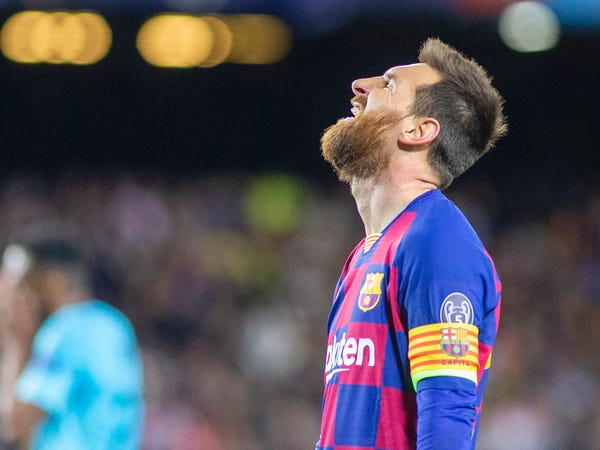
#> input picture messi.jpg, 600 x 450 px
$ jupyter execute 'negative img(lab2).ipynb'
#> lines starting #> are read from the running program, lines starting #| are printed output that depends on the picture; after the words box and inside, x2 and y2 are one past the last pixel; in counts of white or black regions, pixels touching at a corner belong together
[cell 1]
#negative and thresholding of  an image
import cv2 as cv
import numpy as np
from matplotlib import pyplot as plt

#Using 0 to read image in grayscale mode
img = cv.imread("messi.jpg",0)
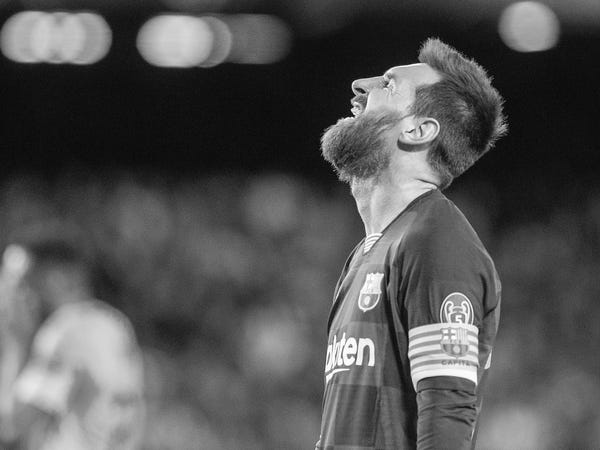
#> img: shape (450, 600); min 0, max 255, mean 83.6

#The function cv.threshold is used to apply the thresholding.
#The 1st arg is the source image, which should be a grayscale image.
#The 2nd arg is the threshold value which is used to classify the pixel values.
#The 3rd arg is the maximum value which is assigned to pixel values exceeding the threshold.
#THRESH_BINARY  for setting the dest. pixel to maxValue if corres. src pix > threshold pix,
#else  to zero
#THRESH_BINARY_INV  is just the opposite of binary thresholding.
ret,thresh1=cv.threshold(img,127,255,cv.THRESH_BINARY)
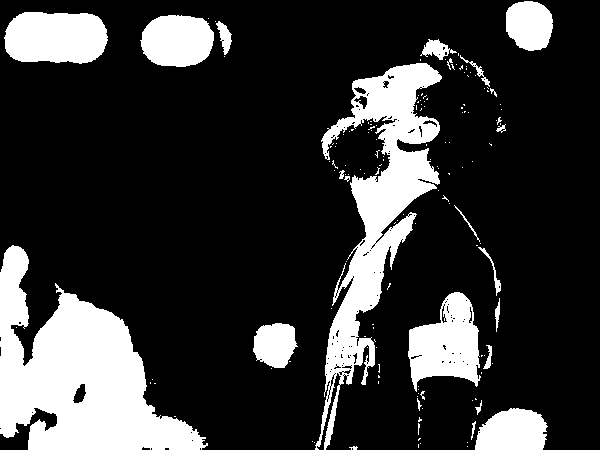
#> thresh1: shape (450, 600); 21% white; 150 white regions (125 under 20 px), largest, box (x1, y1, x2, y2) and area: (0, 245, 208, 450) 21270, (315, 63, 442, 450) 15397, (4, 12, 108, 64) 4604
ret,thresh2=cv.threshold(img,127,255,cv.THRESH_BINARY_INV)

titles=["Original Image","Threshold Image","Negative Image"]
images=[img,thresh1,thresh2]

for i in range(3):
    plt.subplot(1,3,i+1),plt.imshow(images[i],"gray")
    plt.title(titles[i])
    plt.xticks([]),plt.yticks([])
plt.show()
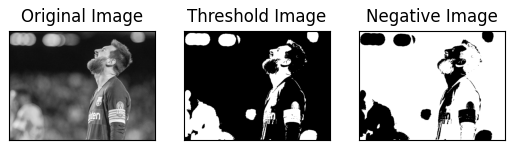
#> figure drawn by matplotlib, 3 panels

[cell 2]
import  cv2
import numpy as np
from matplotlib import pyplot as plt
img_1=cv2.imread('messi.jpg',0)
gamma=2
img_2=np.power(img_1,gamma)
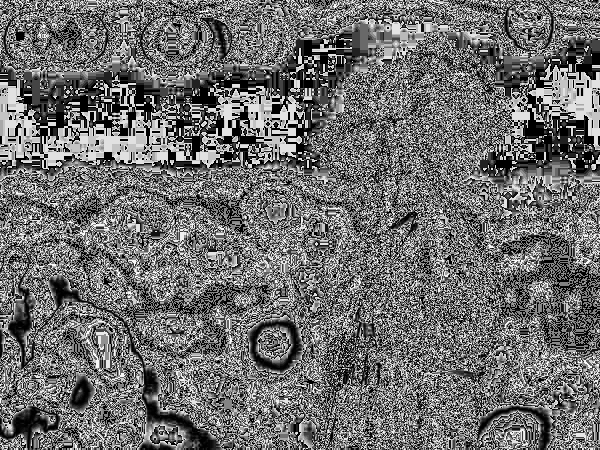
#> img_2: shape (450, 600); min 0, max 249, mean 110.5
gamma=3
img_3=np.power(img_1,gamma)
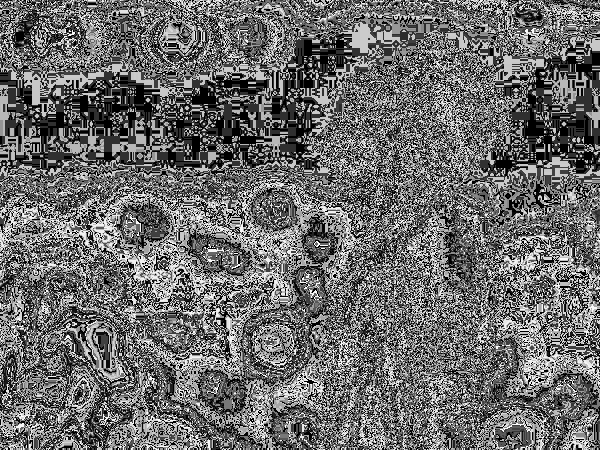
#> img_3: shape (450, 600); min 0, max 255, mean 107.8
gamma= 4
img_4 = np.power(img_1,gamma)
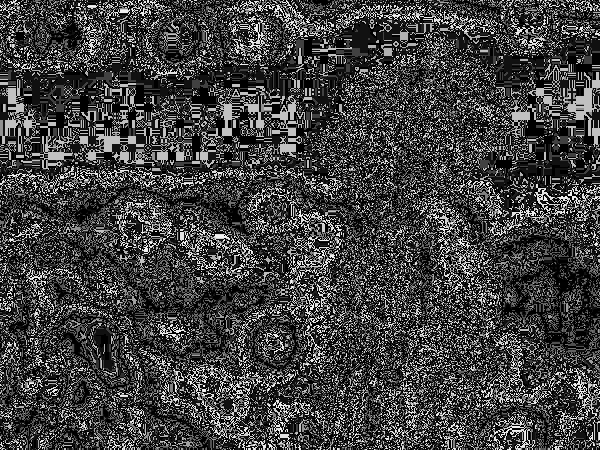
#> img_4: shape (450, 600); min 0, max 241, mean 65.4
cv2.imshow('input image',img_1)
cv2.imshow('gamma2',img_2)
cv2.imshow('gamma 3',img_3)
cv2.imshow('gamma 4',img_4)
cv2.waitKey(100000000)
cv2.destroyAllWindows()

[cell 3]
#import required libraries of opencv
import cv2

#import library for plotting
from matplotlib import pyplot as plt

img = cv2.imread('messi.jpg',0)
img1=cv2.imread('1.jpg',0)
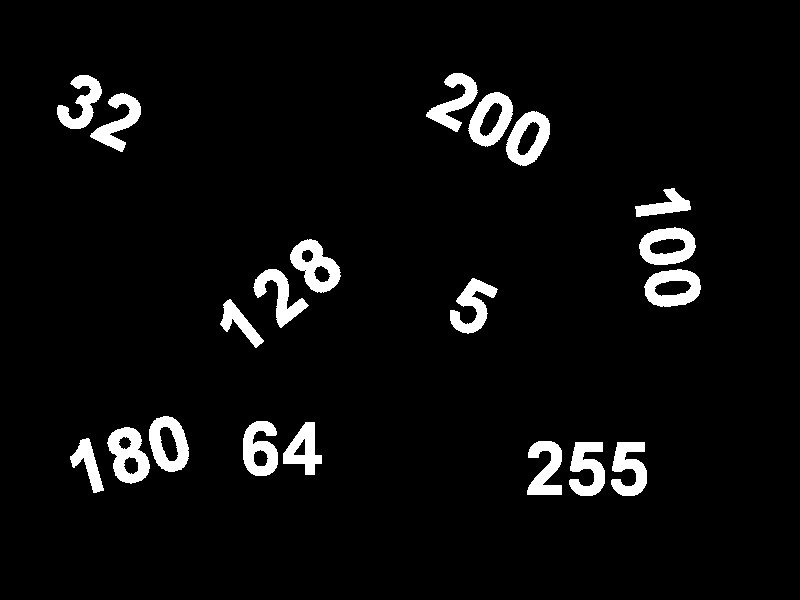
#> input picture 1.jpg, 800 x 600 px
#> img1 is the input picture: shape (600, 800); min 0, max 255, mean 12.5
img2=cv2.imread('2.png')
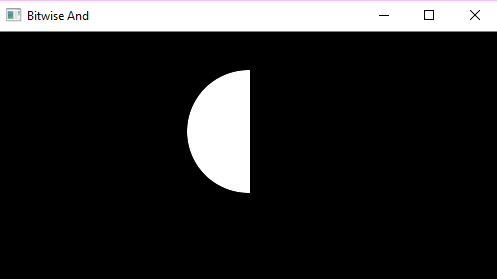
#> input picture 2.png, 497 x 279 px
#> img2 is the input picture: shape (279, 497, 3); mean B, G, R 39.5, 39.3, 39.5
histr=cv2.calcHist([img],[0],None,[256],[0,256])
#> histr = 256 values, max 12932 at index 16, min 1 at index 2, mean 1054.7
histr1=cv2.calcHist([img1],[0],None,[256],[0,256])
#> histr1 = 256 values, max 447000 at index 0, min 0 at index 24, mean 1875
histr2=cv2.calcHist([img2],[0],None,[256],[0,256])
#> histr2 = 256 values, max 116655 at index 0, min 0 at index 1, mean 541.7
plt.subplot(231),plt.imshow(img,'gray'),plt.title('Low Light')
plt.subplot(232),plt.imshow(img1,'gray'),plt.title('Low Contrast')
plt.subplot(233),plt.imshow(img2,'gray'),plt.title('Day light')
plt.subplot(234),plt.plot(histr)
plt.subplot(235),plt.plot(histr1)
plt.subplot(236),plt.plot(histr2)
plt.show()
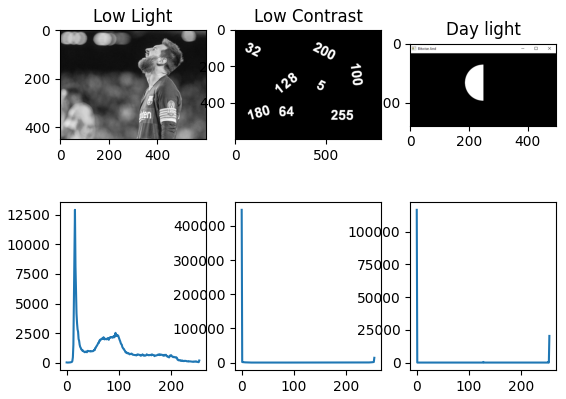
#> figure drawn by matplotlib, 6 panels; B, G, R data is drawn as R, G, B; panel 4: curve peaks at x = 16, y = 12932; panel 5: curve peaks at x = 0, y = 447000; panel 6: curve peaks at x = 0, y = 116655
